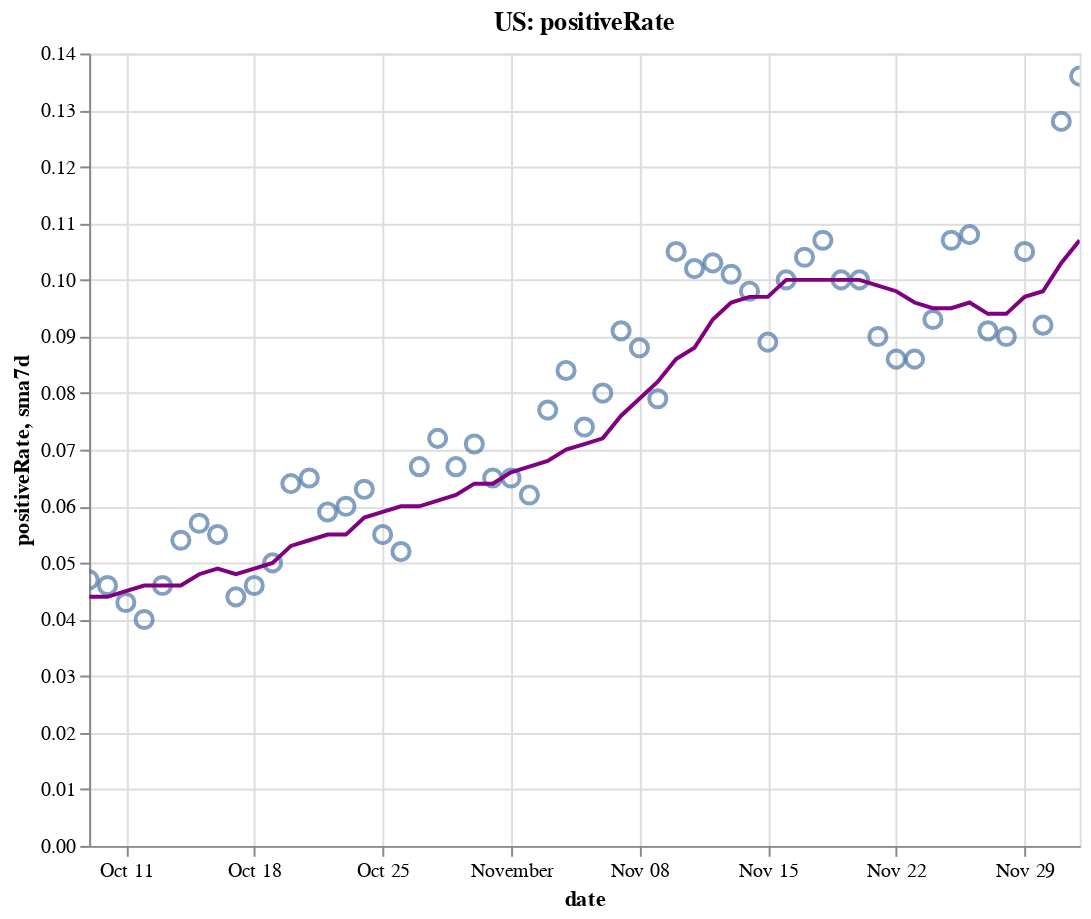

The notebook cell saved with this chart:
### Code cell
create_plot(us, 'positiveRate')

### Figure 1 — Vega-Lite specification as saved in the notebook (floating-point values rounded to 4 significant figures)
{"config": {"view": {"continuousWidth": 400, "continuousHeight": 300}}, "layer": [{"layer": [{"mark": {"type": "point", "size": 75}, "encoding": {"tooltip": [{"type": "temporal", "field": "date"}, {"type": "quantitative", "field": "positiveRate"}, {"type": "quantitative", "field": "sma7d"}], "x": {"type": "temporal", "field": "date"}, "y": {"type": "quantitative", "field": "positiveRate"}}, "selection": {"selector004": {"type": "interval", "bind": "scales", "encodings": ["x", "y"]}}}, {"mark": {"type": "line", "color": "purple"}, "encoding": {"x": {"type": "temporal", "field": "date"}, "y": {"type": "quantitative", "field": "sma7d"}}}]}, {"mark": {"type": "rule", "color": "#aaa"}, "encoding": {"x": {"type": "temporal", "field": "date"}}, "transform": [{"filter": {"selection": "selector003"}}]}, {"mark": "circle", "encoding": {"opacity": {"condition": {"value": 1, "selection": "selector003"}, "value": 0}, "tooltip": [{"type": "temporal", "field": "date"}, {"type": "quantitative", "field": "positiveRate"}, {"type": "quantitative", "field": "sma7d"}], "x": {"type": "temporal", "field": "date"}, "y": {"type": "quantitative", "field": "positiveRate"}}, "selection": {"selector003": {"type": "single", "encodings": ["x"], "on": "mouseover", "nearest": true, "empty": "none"}}}, {"mark": {"type": "text", "align": "left", "dx": 5, "dy": -5, "stroke": "white", "strokeWidth": 2}, "encoding": {"text": {"type": "quantitative", "field": "positiveRate"}, "tooltip": [{"type": "temporal", "field": "date"}, {"type": "quantitative", "field": "positiveRate"}, {"type": "quantitative", "field": "sma7d"}], "x": {"type": "temporal", "field": "date"}, "y": {"type": "quantitative", "field": "positiveRate"}}, "transform": [{"filter": {"selection": "selector003"}}]}, {"mark": {"type": "text", "align": "left", "dx": 5, "dy": -5}, "encoding": {"text": {"type": "quantitative", "field": "positiveRate"}, "tooltip": [{"type": "temporal", "field": "date"}, {"type": "quantitative", "field": "positiveRate"}, {"type": "quantitative", "field": "sma7d"}], "x": {"type": "temporal", "field": "date"}, "y": {"type": "quantitative", "field": "positiveRate"}}, "transform": [{"filter": {"selection": "selector003"}}]}], "data": {"name": "data-26dbe91eb8b77337d64956aaa82e12dc"}, "height": 400, "title": "US: positiveRate", "width": 500, "$schema": "https://vega.github.io/schema/vega-lite/v4.8.1.json", "datasets": {"data-26dbe91eb8b77337d64956aaa82e12dc": [{"date": "2020-10-09T00:00:00", "totalTestResultsIncrease": 1203000.0, "positiveIncrease": 56800.0, "death": 205600.0, "deathIncrease": 898.0, "positiveRate": 0.047, "state": "US", "sma7d": 0.044}, {"date": "2020-10-10T00:00:00", "totalTestResultsIncrease": 1252000.0, "positiveIncrease": 57410.0, "death": 206200.0, "deathIncrease": 681.0, "positiveRate": 0.046, "state": "US", "sma7d": 0.044}, {"date": "2020-10-11T00:00:00", "totalTestResultsIncrease": 1078000.0, "positiveIncrease": 46270.0, "death": 206700.0, "deathIncrease": 468.0, "positiveRate": 0.043, "state": "US", "sma7d": 0.045}, {"date": "2020-10-12T00:00:00", "totalTestResultsIncrease": 1060000.0, "positiveIncrease": 42650.0, "death": 207000.0, "deathIncrease": 282.0, "positiveRate": 0.04, "state": "US", "sma7d": 0.046}, {"date": "2020-10-13T00:00:00", "totalTestResultsIncrease": 1052000.0, "positiveIncrease": 48590.0, "death": 207700.0, "deathIncrease": 698.0, "positiveRate": 0.046, "state": "US", "sma7d": 0.046}, {"date": "2020-10-14T00:00:00", "totalTestResultsIncrease": 1045000.0, "positiveIncrease": 56130.0, "death": 208500.0, "deathIncrease": 807.0, "positiveRate": 0.054, "state": "US", "sma7d": 0.046}, {"date": "2020-10-15T00:00:00", "totalTestResultsIncrease": 1109000.0, "positiveIncrease": 63390.0, "death": 209400.0, "deathIncrease": 930.0, "positiveRate": 0.057, "state": "US", "sma7d": 0.048}, {"date": "2020-10-16T00:00:00", "totalTestResultsIncrease": 1231000.0, "positiveIncrease": 68240.0, "death": 210300.0, "deathIncrease": 897.0, "positiveRate": 0.055, "state": "US", "sma7d": 0.049}, {"date": "2020-10-17T00:00:00", "totalTestResultsIncrease": 1299000.0, "positiveIncrease": 57330.0, "death": 211100.0, "deathIncrease": 773.0, "positiveRate": 0.044, "state": "US", "sma7d": 0.048}, {"date": "2020-10-18T00:00:00", "totalTestResultsIncrease": 1052000.0, "positiveIncrease": 48280.0, "death": 211500.0, "deathIncrease": 402.0, "positiveRate": 0.046, "state": "US", "sma7d": 0.049}, {"date": "2020-10-19T00:00:00", "totalTestResultsIncrease": 1135000.0, "positiveIncrease": 57110.0, "death": 212000.0, "deathIncrease": 456.0, "positiveRate": 0.05, "state": "US", "sma7d": 0.05}, {"date": "2020-10-20T00:00:00", "totalTestResultsIncrease": 952700.0, "positiveIncrease": 60560.0, "death": 212800.0, "deathIncrease": 837.0, "positiveRate": 0.064, "state": "US", "sma7d": 0.053}, {"date": "2020-10-21T00:00:00", "totalTestResultsIncrease": 941800.0, "positiveIncrease": 60950.0, "death": 213800.0, "deathIncrease": 1019.0, "positiveRate": 0.065, "state": "US", "sma7d": 0.054}, {"date": "2020-10-22T00:00:00", "totalTestResultsIncrease": 1230000.0, "positiveIncrease": 72860.0, "death": 214900.0, "deathIncrease": 1126.0, "positiveRate": 0.059, "state": "US", "sma7d": 0.055}, {"date": "2020-10-23T00:00:00", "totalTestResultsIncrease": 1383000.0, "positiveIncrease": 82330.0, "death": 215900.0, "deathIncrease": 934.0, "positiveRate": 0.06, "state": "US", "sma7d": 0.055}, {"date": "2020-10-24T00:00:00", "totalTestResultsIncrease": 1323000.0, "positiveIncrease": 83290.0, "death": 216800.0, "deathIncrease": 890.0, "positiveRate": 0.063, "state": "US", "sma7d": 0.058}, {"date": "2020-10-25T00:00:00", "totalTestResultsIncrease": 1188000.0, "positiveIncrease": 64870.0, "death": 217100.0, "deathIncrease": 382.0, "positiveRate": 0.055, "state": "US", "sma7d": 0.059}, {"date": "2020-10-26T00:00:00", "totalTestResultsIncrease": 1211000.0, "positiveIncrease": 62550.0, "death": 217500.0, "deathIncrease": 402.0, "positiveRate": 0.052, "state": "US", "sma7d": 0.06}, {"date": "2020-10-27T00:00:00", "totalTestResultsIncrease": 1071000.0, "positiveIncrease": 72060.0, "death": 218500.0, "deathIncrease": 919.0, "positiveRate": 0.067, "state": "US", "sma7d": 0.06}, {"date": "2020-10-28T00:00:00", "totalTestResultsIncrease": 1096000.0, "positiveIncrease": 78760.0, "death": 219500.0, "deathIncrease": 1044.0, "positiveRate": 0.072, "state": "US", "sma7d": 0.061}, {"date": "2020-10-29T00:00:00", "totalTestResultsIncrease": 1333000.0, "positiveIncrease": 88730.0, "death": 220500.0, "deathIncrease": 1037.0, "positiveRate": 0.067, "state": "US", "sma7d": 0.062}, {"date": "2020-10-30T00:00:00", "totalTestResultsIncrease": 1364000.0, "positiveIncrease": 97240.0, "death": 221500.0, "deathIncrease": 947.0, "positiveRate": 0.071, "state": "US", "sma7d": 0.064}, {"date": "2020-10-31T00:00:00", "totalTestResultsIncrease": 1390000.0, "positiveIncrease": 90580.0, "death": 222500.0, "deathIncrease": 963.0, "positiveRate": 0.065, "state": "US", "sma7d": 0.064}, {"date": "2020-11-01T00:00:00", "totalTestResultsIncrease": 1128000.0, "positiveIncrease": 73860.0, "death": 222900.0, "deathIncrease": 395.0, "positiveRate": 0.065, "state": "US", "sma7d": 0.066}, {"date": "2020-11-02T00:00:00", "totalTestResultsIncrease": 1327000.0, "positiveIncrease": 82050.0, "death": 223300.0, "deathIncrease": 491.0, "positiveRate": 0.062, "state": "US", "sma7d": 0.067}, {"date": "2020-11-03T00:00:00", "totalTestResultsIncrease": 1129000.0, "positiveIncrease": 86680.0, "death": 224900.0, "deathIncrease": 1514.0, "positiveRate": 0.077, "state": "US", "sma7d": 0.068}, {"date": "2020-11-04T00:00:00", "totalTestResultsIncrease": 1223000.0, "positiveIncrease": 103300.0, "death": 226000.0, "deathIncrease": 1117.0, "positiveRate": 0.084, "state": "US", "sma7d": 0.07}, {"date": "2020-11-05T00:00:00", "totalTestResultsIncrease": 1567000.0, "positiveIncrease": 116400.0, "death": 227100.0, "deathIncrease": 1146.0, "positiveRate": 0.074, "state": "US", "sma7d": 0.071}, {"date": "2020-11-06T00:00:00", "totalTestResultsIncrease": 1564000.0, "positiveIncrease": 125800.0, "death": 228300.0, "deathIncrease": 1173.0, "positiveRate": 0.08, "state": "US", "sma7d": 0.072}, {"date": "2020-11-07T00:00:00", "totalTestResultsIncrease": 1413000.0, "positiveIncrease": 129200.0, "death": 229400.0, "deathIncrease": 1119.0, "positiveRate": 0.091, "state": "US", "sma7d": 0.076}, {"date": "2020-11-08T00:00:00", "totalTestResultsIncrease": 1252000.0, "positiveIncrease": 110300.0, "death": 229900.0, "deathIncrease": 496.0, "positiveRate": 0.088, "state": "US", "sma7d": 0.079}, {"date": "2020-11-09T00:00:00", "totalTestResultsIncrease": 1516000.0, "positiveIncrease": 119500.0, "death": 230500.0, "deathIncrease": 577.0, "positiveRate": 0.079, "state": "US", "sma7d": 0.082}, {"date": "2020-11-10T00:00:00", "totalTestResultsIncrease": 1252000.0, "positiveIncrease": 131200.0, "death": 231800.0, "deathIncrease": 1360.0, "positiveRate": 0.105, "state": "US", "sma7d": 0.086}, {"date": "2020-11-11T00:00:00", "totalTestResultsIncrease": 1418000.0, "positiveIncrease": 144900.0, "death": 233400.0, "deathIncrease": 1563.0, "positiveRate": 0.102, "state": "US", "sma7d": 0.088}, {"date": "2020-11-12T00:00:00", "totalTestResultsIncrease": 1476000.0, "positiveIncrease": 152000.0, "death": 234500.0, "deathIncrease": 1119.0, "positiveRate": 0.103, "state": "US", "sma7d": 0.093}, {"date": "2020-11-13T00:00:00", "totalTestResultsIncrease": 1698000.0, "positiveIncrease": 172100.0, "death": 235800.0, "deathIncrease": 1268.0, "positiveRate": 0.101, "state": "US", "sma7d": 0.096}, {"date": "2020-11-14T00:00:00", "totalTestResultsIncrease": 1662000.0, "positiveIncrease": 163500.0, "death": 237100.0, "deathIncrease": 1331.0, "positiveRate": 0.098, "state": "US", "sma7d": 0.097}, {"date": "2020-11-15T00:00:00", "totalTestResultsIncrease": 1615000.0, "positiveIncrease": 144500.0, "death": 237800.0, "deathIncrease": 687.0, "positiveRate": 0.089, "state": "US", "sma7d": 0.097}, {"date": "2020-11-16T00:00:00", "totalTestResultsIncrease": 1487000.0, "positiveIncrease": 148900.0, "death": 238400.0, "deathIncrease": 619.0, "positiveRate": 0.1, "state": "US", "sma7d": 0.1}, {"date": "2020-11-17T00:00:00", "totalTestResultsIncrease": 1512000.0, "positiveIncrease": 156700.0, "death": 240000.0, "deathIncrease": 1555.0, "positiveRate": 0.104, "state": "US", "sma7d": 0.1}, {"date": "2020-11-18T00:00:00", "totalTestResultsIncrease": 1539000.0, "positiveIncrease": 164100.0, "death": 241900.0, "deathIncrease": 1864.0, "positiveRate": 0.107, "state": "US", "sma7d": 0.1}, {"date": "2020-11-19T00:00:00", "totalTestResultsIncrease": 1821000.0, "positiveIncrease": 182800.0, "death": 243800.0, "deathIncrease": 1967.0, "positiveRate": 0.1, "state": "US", "sma7d": 0.1}, {"date": "2020-11-20T00:00:00", "totalTestResultsIncrease": 1919000.0, "positiveIncrease": 192700.0, "death": 245700.0, "deathIncrease": 1884.0, "positiveRate": 0.1, "state": "US", "sma7d": 0.1}, {"date": "2020-11-21T00:00:00", "totalTestResultsIncrease": 2004000.0, "positiveIncrease": 179700.0, "death": 247200.0, "deathIncrease": 1512.0, "positiveRate": 0.09, "state": "US", "sma7d": 0.099}, {"date": "2020-11-22T00:00:00", "totalTestResultsIncrease": 1744000.0, "positiveIncrease": 150800.0, "death": 248100.0, "deathIncrease": 898.0, "positiveRate": 0.086, "state": "US", "sma7d": 0.098}, {"date": "2020-11-23T00:00:00", "totalTestResultsIncrease": 1759000.0, "positiveIncrease": 150900.0, "death": 249100.0, "deathIncrease": 955.0, "positiveRate": 0.086, "state": "US", "sma7d": 0.096}, {"date": "2020-11-24T00:00:00", "totalTestResultsIncrease": 1790000.0, "positiveIncrease": 167100.0, "death": 251100.0, "deathIncrease": 2066.0, "positiveRate": 0.093, "state": "US", "sma7d": 0.095}, {"date": "2020-11-25T00:00:00", "totalTestResultsIncrease": 1721000.0, "positiveIncrease": 183600.0, "death": 253400.0, "deathIncrease": 2289.0, "positiveRate": 0.107, "state": "US", "sma7d": 0.095}, {"date": "2020-11-26T00:00:00", "totalTestResultsIncrease": 1170000.0, "positiveIncrease": 126400.0, "death": 254800.0, "deathIncrease": 1336.0, "positiveRate": 0.108, "state": "US", "sma7d": 0.096}, {"date": "2020-11-27T00:00:00", "totalTestResultsIncrease": 2126000.0, "positiveIncrease": 193700.0, "death": 256100.0, "deathIncrease": 1372.0, "positiveRate": 0.091, "state": "US", "sma7d": 0.094}, {"date": "2020-11-28T00:00:00", "totalTestResultsIncrease": 1710000.0, "positiveIncrease": 154600.0, "death": 257400.0, "deathIncrease": 1245.0, "positiveRate": 0.09, "state": "US", "sma7d": 0.094}, {"date": "2020-11-29T00:00:00", "totalTestResultsIncrease": 1290000.0, "positiveIncrease": 135200.0, "death": 258200.0, "deathIncrease": 803.0, "positiveRate": 0.105, "state": "US", "sma7d": 0.097}, {"date": "2020-11-30T00:00:00", "totalTestResultsIncrease": 1603000.0, "positiveIncrease": 147600.0, "death": 259300.0, "deathIncrease": 1136.0, "positiveRate": 0.092, "state": "US", "sma7d": 0.098}, {"date": "2020-12-01T00:00:00", "totalTestResultsIncrease": 1381000.0, "positiveIncrease": 176800.0, "death": 261800.0, "deathIncrease": 2473.0, "positiveRate": 0.128, "state": "US", "sma7d": 0.103}, {"date": "2020-12-02T00:00:00", "totalTestResultsIncrease": 1439000.0, "positiveIncrease": 195000.0, "death": 264400.0, "deathIncrease": 2733.0, "positiveRate": 0.136, "state": "US", "sma7d": 0.107}]}}
